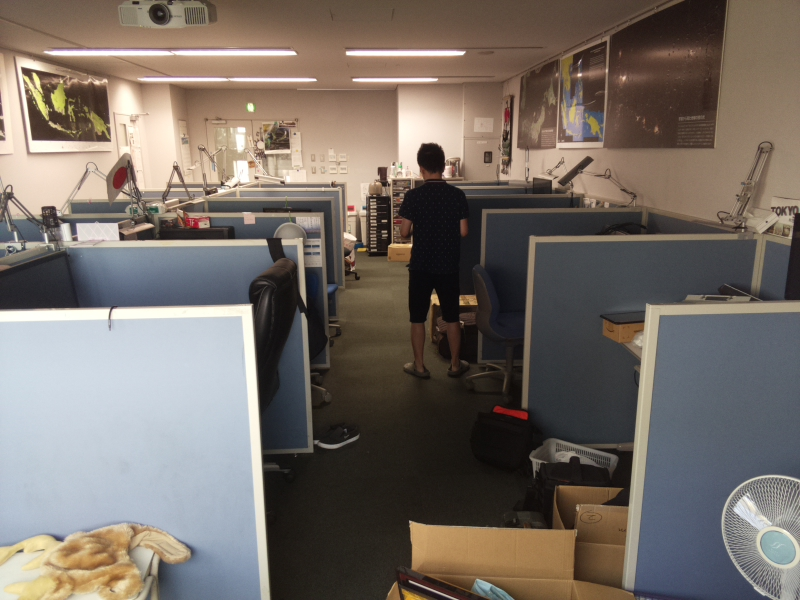
#> input picture target_tracking/c1.jpg, 800 x 600 px
$ python silouteTracking.py c1.jpg
#> lines starting #> are read from the running program, lines starting #| are printed output that depends on the picture; after the words box and inside, x2 and y2 are one past the last pixel; in counts of white or black regions, pixels touching at a corner belong together
import sys
import cv2
import numpy as np

#read image
ir = cv2.imread(sys.argv[1], cv2.IMREAD_GRAYSCALE)
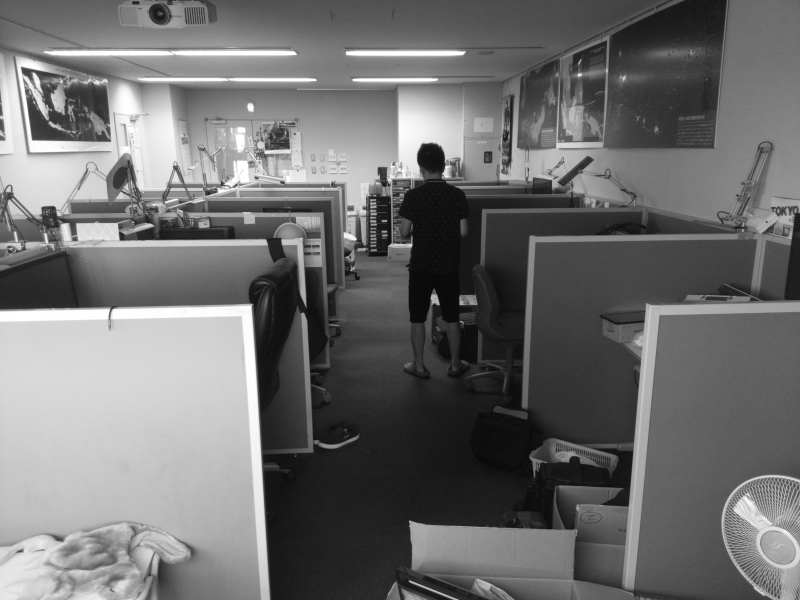
#> ir: shape (600, 800); min 8, max 255, mean 111.2
#create rectangles from ir images
(T, trsh)=cv2.threshold(ir,150,255,cv2.THRESH_BINARY)
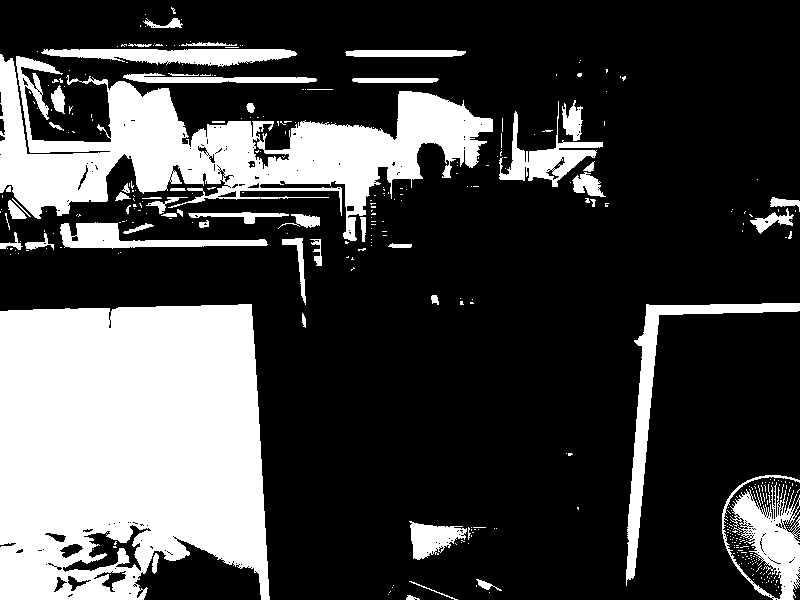
#> trsh: shape (600, 800); 27.2% white; 391 white regions (335 under 20 px)
#cv2.imshow("First test",trsh)
mser=cv2.MSER_create()
regions= mser.detectRegions(trsh)
hulls=[cv2.convexHull(p.reshape(-1,1,2)) for p in regions[0]]
#> hulls = 47 contours; largest, box (x1, y1, x2, y2) and area: (626, 303, 799, 586) 23684, (723, 477, 799, 599) 6380, (722, 475, 799, 598) 6310, (499, 101, 603, 187) 6092, (135, 539, 261, 599) 5310
cv2.polylines(ir,hulls,1,(0,255,0))
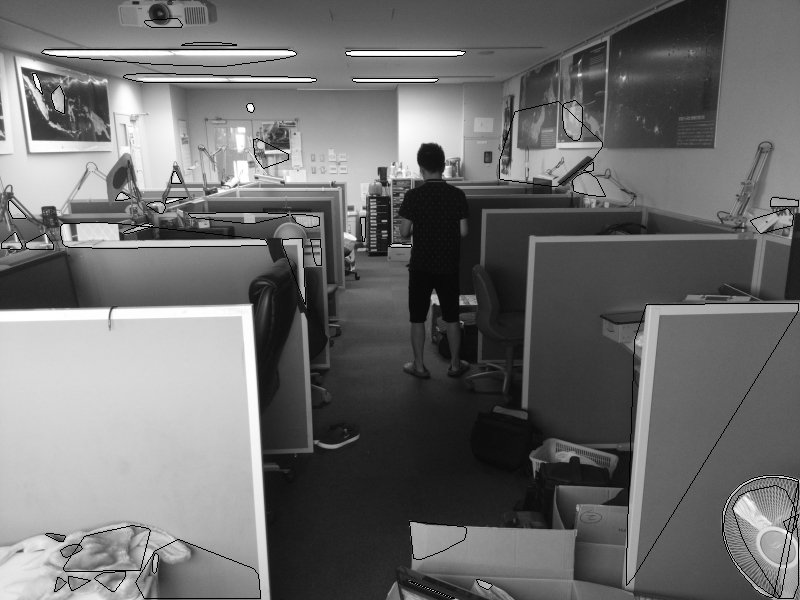
#> ir: shape (600, 800); 1.35% of pixels changed, all inside (x1, y1, x2, y2) = (1, 18, 799, 599)
cv2.imshow("mser",ir)
#record key press
k = cv2.waitKey(0)
#> (key Esc is pressed here)

$ run again, on target_tracking/ifr1.bmp
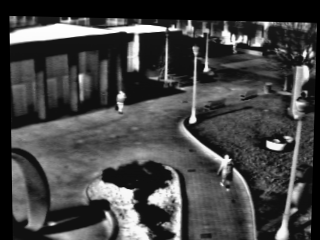
#> input picture target_tracking/ifr1.bmp, 320 x 240 px
#> ir is the input picture: shape (240, 320); min 0, max 255, mean 68.3
#> `(T, trsh)=cv2.threshold(ir,150,255,cv2.THRESH_BINARY)`:
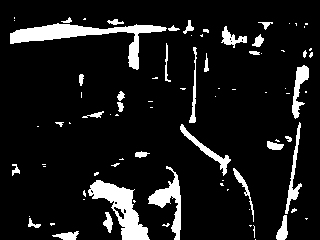
#> trsh: shape (240, 320); 10% white; 83 white regions (51 under 20 px)
#> hulls = 17 contours; largest, box (x1, y1, x2, y2) and area: (10, 23, 167, 70) 4664, (88, 180, 149, 239) 2072, (148, 166, 181, 239) 1472, (180, 124, 231, 176) 762, (285, 122, 302, 214) 684
#> `cv2.polylines(ir,hulls,1,(0,255,0))`:
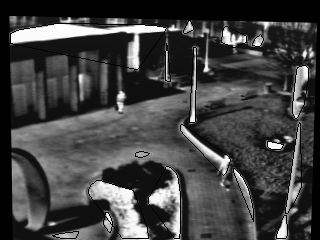
#> ir: shape (240, 320); 2.3% of pixels changed, all inside (x1, y1, x2, y2) = (10, 20, 309, 239)

$ run again, on target_tracking/rgb1.bmp
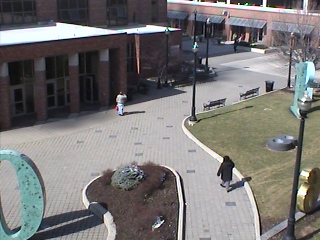
#> input picture target_tracking/rgb1.bmp, 320 x 240 px
#> `(T, trsh)=cv2.threshold(ir,150,255,cv2.THRESH_BINARY)`:
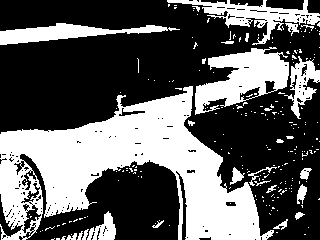
#> trsh: shape (240, 320); 37.5% white; 229 white regions (203 under 20 px)
#> hulls = 22 contours; largest, box (x1, y1, x2, y2) and area: (20, 154, 180, 239) 12180, (195, 48, 289, 115) 4264, (167, 1, 319, 45) 4004, (1, 23, 168, 45) 2062, (288, 56, 319, 119) 1292
#> `cv2.polylines(ir,hulls,1,(0,255,0))`:
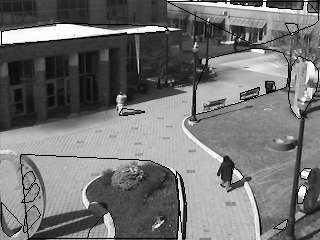
#> ir: shape (240, 320); min 0, max 254, mean 114.5
